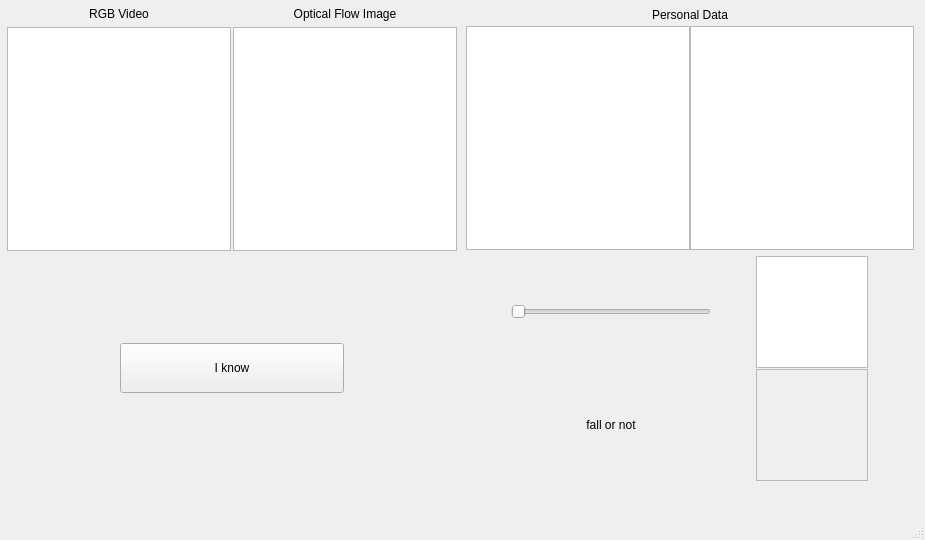
<?xml version="1.0" encoding="UTF-8"?>
<ui version="4.0">
 <class>MainWindow</class>
 <widget class="QMainWindow" name="MainWindow">
  <property name="geometry">
   <rect>
    <x>0</x>
    <y>0</y>
    <width>925</width>
    <height>540</height>
   </rect>
  </property>
  <property name="sizePolicy">
   <sizepolicy hsizetype="Expanding" vsizetype="Expanding">
    <horstretch>0</horstretch>
    <verstretch>0</verstretch>
   </sizepolicy>
  </property>
  <property name="minimumSize">
   <size>
    <width>925</width>
    <height>540</height>
   </size>
  </property>
  <property name="maximumSize">
   <size>
    <width>925</width>
    <height>540</height>
   </size>
  </property>
  <property name="windowTitle">
   <string>MainWindow</string>
  </property>
  <widget class="QWidget" name="centralwidget">
   <property name="sizePolicy">
    <sizepolicy hsizetype="Fixed" vsizetype="Fixed">
     <horstretch>0</horstretch>
     <verstretch>0</verstretch>
    </sizepolicy>
   </property>
   <widget class="QWidget" name="gridLayoutWidget_2">
    <property name="geometry">
     <rect>
      <x>0</x>
      <y>0</y>
      <width>921</width>
      <height>485</height>
     </rect>
    </property>
    <layout class="QGridLayout" name="gridLayout_0">
     <property name="horizontalSpacing">
      <number>2</number>
     </property>
     <property name="verticalSpacing">
      <number>1</number>
     </property>
     <item row="2" column="1">
      <layout class="QGridLayout" name="gridLayout_3">
       <property name="verticalSpacing">
        <number>1</number>
       </property>
       <item row="2" column="2">
        <widget class="QGraphicsView" name="graphicsView">
         <property name="minimumSize">
          <size>
           <width>112</width>
           <height>112</height>
          </size>
         </property>
         <property name="maximumSize">
          <size>
           <width>112</width>
           <height>112</height>
          </size>
         </property>
        </widget>
       </item>
       <item row="2" column="1">
        <widget class="QSlider" name="horizontalSlider">
         <property name="minimumSize">
          <size>
           <width>200</width>
           <height>20</height>
          </size>
         </property>
         <property name="maximumSize">
          <size>
           <width>200</width>
           <height>20</height>
          </size>
         </property>
         <property name="orientation">
          <enum>Qt::Horizontal</enum>
         </property>
        </widget>
       </item>
       <item row="3" column="2">
        <widget class="QFrame" name="frame">
         <property name="minimumSize">
          <size>
           <width>112</width>
           <height>112</height>
          </size>
         </property>
         <property name="maximumSize">
          <size>
           <width>112</width>
           <height>112</height>
          </size>
         </property>
         <property name="autoFillBackground">
          <bool>false</bool>
         </property>
         <property name="frameShape">
          <enum>QFrame::StyledPanel</enum>
         </property>
         <property name="frameShadow">
          <enum>QFrame::Raised</enum>
         </property>
        </widget>
       </item>
       <item row="3" column="1">
        <widget class="QLabel" name="label">
         <property name="text">
          <string>fall or not</string>
         </property>
         <property name="alignment">
          <set>Qt::AlignCenter</set>
         </property>
        </widget>
       </item>
      </layout>
     </item>
     <item row="0" column="1">
      <layout class="QGridLayout" name="gridLayout_2">
       <item row="1" column="0">
        <widget class="QLabel" name="label_persondata">
         <property name="sizePolicy">
          <sizepolicy hsizetype="Expanding" vsizetype="Expanding">
           <horstretch>0</horstretch>
           <verstretch>0</verstretch>
          </sizepolicy>
         </property>
         <property name="minimumSize">
          <size>
           <width>448</width>
           <height>20</height>
          </size>
         </property>
         <property name="maximumSize">
          <size>
           <width>448</width>
           <height>20</height>
          </size>
         </property>
         <property name="text">
          <string>Personal Data</string>
         </property>
         <property name="alignment">
          <set>Qt::AlignCenter</set>
         </property>
        </widget>
       </item>
       <item row="2" column="0">
        <layout class="QGridLayout" name="gridLayout_2_1">
         <item row="0" column="0">
          <widget class="QGraphicsView" name="graphicsView_poto">
           <property name="minimumSize">
            <size>
             <width>224</width>
             <height>224</height>
            </size>
           </property>
           <property name="maximumSize">
            <size>
             <width>224</width>
             <height>224</height>
            </size>
           </property>
          </widget>
         </item>
         <item row="0" column="1">
          <widget class="QTextBrowser" name="textBrowser_data">
           <property name="minimumSize">
            <size>
             <width>224</width>
             <height>224</height>
            </size>
           </property>
           <property name="maximumSize">
            <size>
             <width>224</width>
             <height>224</height>
            </size>
           </property>
          </widget>
         </item>
        </layout>
       </item>
      </layout>
     </item>
     <item row="0" column="0">
      <layout class="QGridLayout" name="gridLayout_1" rowstretch="0,0,0,0" columnstretch="0,0,0">
       <property name="sizeConstraint">
        <enum>QLayout::SetMinAndMaxSize</enum>
       </property>
       <property name="horizontalSpacing">
        <number>2</number>
       </property>
       <property name="verticalSpacing">
        <number>3</number>
       </property>
       <item row="0" column="1">
        <widget class="QLabel" name="label_flow">
         <property name="sizePolicy">
          <sizepolicy hsizetype="Expanding" vsizetype="Expanding">
           <horstretch>0</horstretch>
           <verstretch>0</verstretch>
          </sizepolicy>
         </property>
         <property name="minimumSize">
          <size>
           <width>224</width>
           <height>20</height>
          </size>
         </property>
         <property name="maximumSize">
          <size>
           <width>224</width>
           <height>20</height>
          </size>
         </property>
         <property name="text">
          <string>Optical Flow Image</string>
         </property>
         <property name="alignment">
          <set>Qt::AlignCenter</set>
         </property>
        </widget>
       </item>
       <item row="1" column="1">
        <widget class="QGraphicsView" name="graphicsView_flow">
         <property name="minimumSize">
          <size>
           <width>224</width>
           <height>224</height>
          </size>
         </property>
         <property name="maximumSize">
          <size>
           <width>224</width>
           <height>224</height>
          </size>
         </property>
         <property name="baseSize">
          <size>
           <width>224</width>
           <height>224</height>
          </size>
         </property>
        </widget>
       </item>
       <item row="0" column="0">
        <widget class="QLabel" name="label_RGB">
         <property name="sizePolicy">
          <sizepolicy hsizetype="Expanding" vsizetype="Expanding">
           <horstretch>0</horstretch>
           <verstretch>0</verstretch>
          </sizepolicy>
         </property>
         <property name="minimumSize">
          <size>
           <width>224</width>
           <height>20</height>
          </size>
         </property>
         <property name="maximumSize">
          <size>
           <width>224</width>
           <height>20</height>
          </size>
         </property>
         <property name="text">
          <string>RGB Video</string>
         </property>
         <property name="alignment">
          <set>Qt::AlignCenter</set>
         </property>
        </widget>
       </item>
       <item row="1" column="0">
        <widget class="QGraphicsView" name="graphicsView_rgb">
         <property name="sizePolicy">
          <sizepolicy hsizetype="Fixed" vsizetype="Fixed">
           <horstretch>0</horstretch>
           <verstretch>0</verstretch>
          </sizepolicy>
         </property>
         <property name="minimumSize">
          <size>
           <width>224</width>
           <height>224</height>
          </size>
         </property>
         <property name="maximumSize">
          <size>
           <width>224</width>
           <height>224</height>
          </size>
         </property>
         <property name="baseSize">
          <size>
           <width>224</width>
           <height>224</height>
          </size>
         </property>
        </widget>
       </item>
      </layout>
     </item>
     <item row="2" column="0">
      <layout class="QGridLayout" name="gridLayout">
       <item row="0" column="0">
        <widget class="QPushButton" name="pushButton">
         <property name="sizePolicy">
          <sizepolicy hsizetype="Fixed" vsizetype="Fixed">
           <horstretch>0</horstretch>
           <verstretch>0</verstretch>
          </sizepolicy>
         </property>
         <property name="minimumSize">
          <size>
           <width>224</width>
           <height>50</height>
          </size>
         </property>
         <property name="maximumSize">
          <size>
           <width>224</width>
           <height>50</height>
          </size>
         </property>
         <property name="text">
          <string>I know</string>
         </property>
        </widget>
       </item>
      </layout>
     </item>
    </layout>
   </widget>
  </widget>
  <widget class="QMenuBar" name="menubar">
   <property name="geometry">
    <rect>
     <x>0</x>
     <y>0</y>
     <width>925</width>
     <height>26</height>
    </rect>
   </property>
  </widget>
  <widget class="QStatusBar" name="statusbar"/>
 </widget>
 <resources/>
 <connections/>
</ui>
